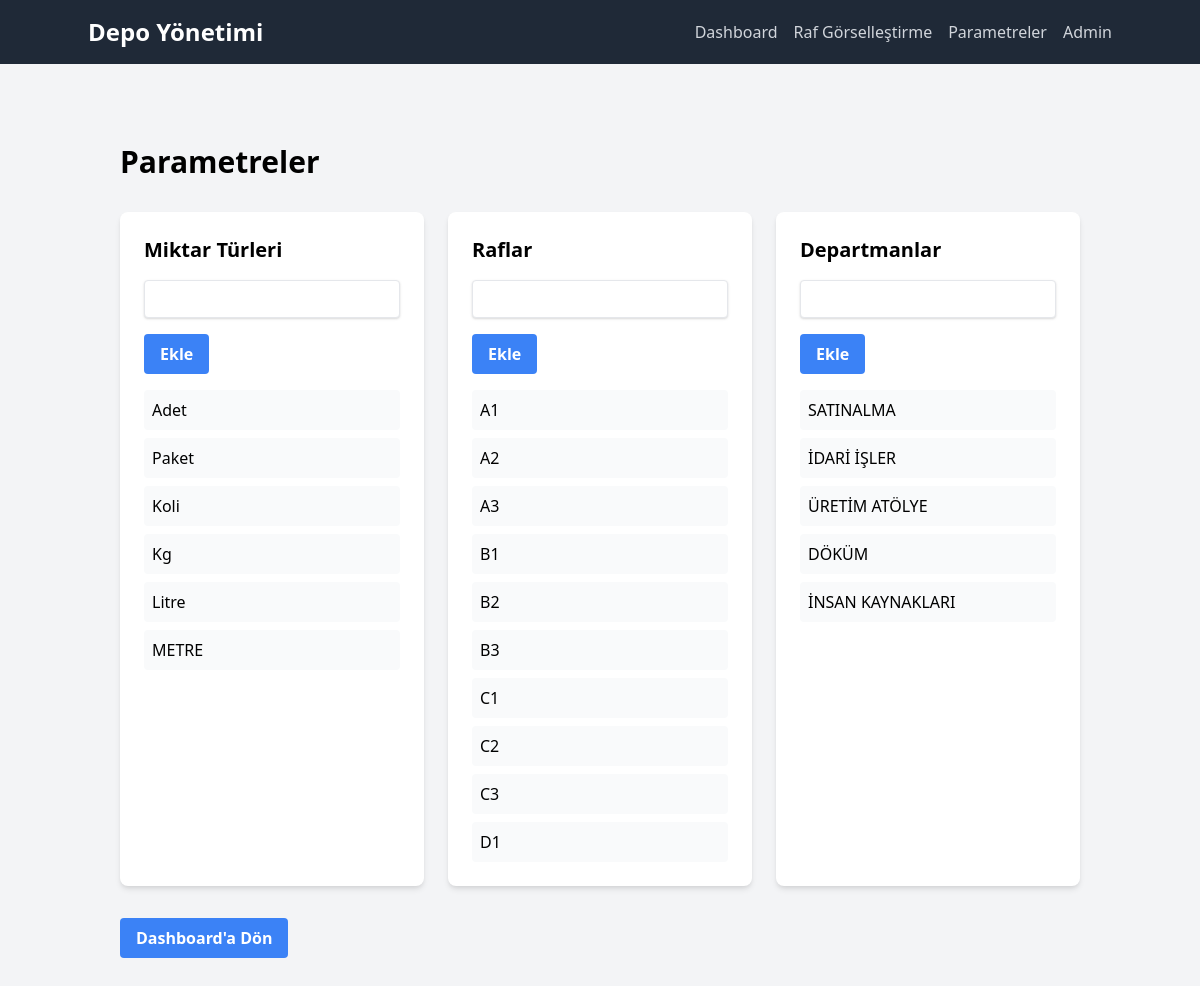
/parameters/, run on an earlier commit of the app's database.
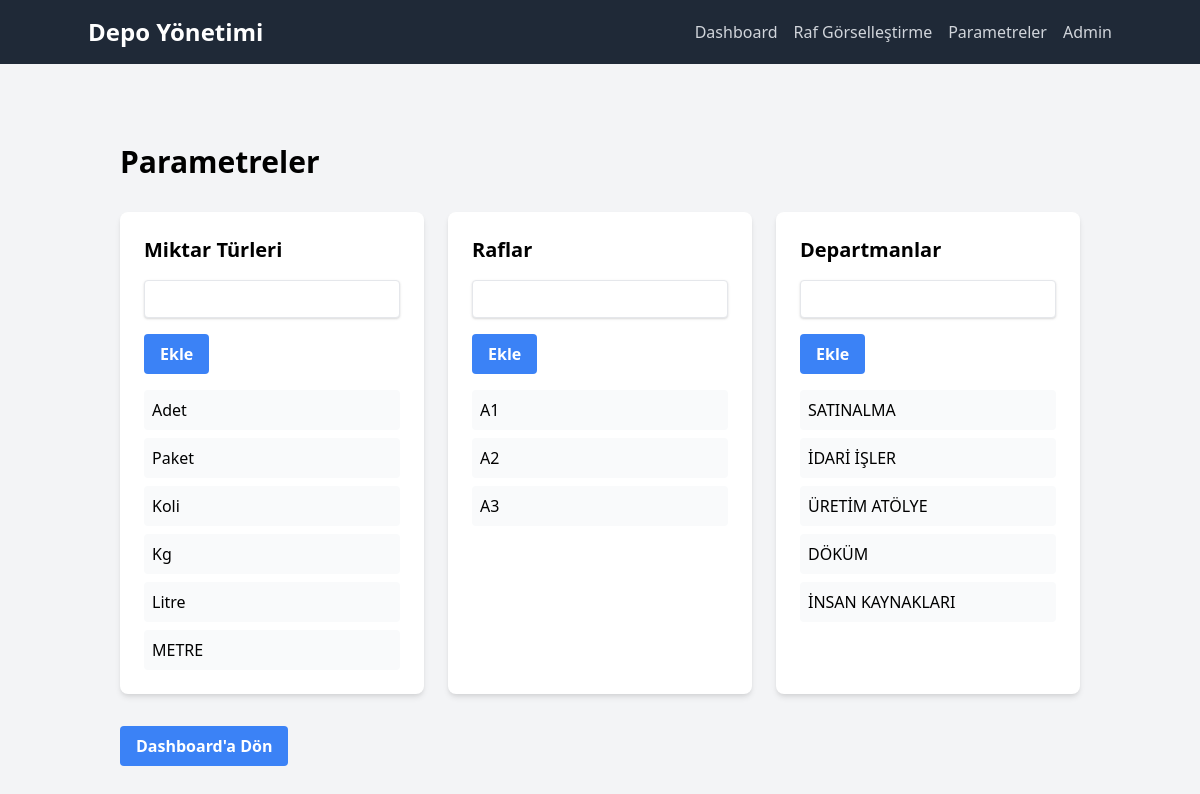
And on a later commit of the database.
### depo/models.py (models this page shows, shortened)
class QuantityType(models.Model):
    name = models.CharField(max_length=50, unique=True, verbose_name="Miktar Türü")
    class Meta:
        verbose_name = "Miktar Türü"
        verbose_name_plural = "Miktar Türleri"

class Shelf(models.Model):
    name = models.CharField(max_length=50, unique=True, verbose_name="Raf Numarası")
    class Meta:
        verbose_name = "Raf"
        verbose_name_plural = "Raflar"

class Department(models.Model):
    name = models.CharField(max_length=100, unique=True, verbose_name="Departman Adı")
    class Meta:
        verbose_name = "Departman"
        verbose_name_plural = "Departmanlar"

### depo/views.py (the view, shortened to what this page needs)
# urls.py: path('parameters/', views.parameters_view, name='parameters'),
def parameters_view(request):
    quantity_types = QuantityType.objects.all()
    shelves = Shelf.objects.all()
    departments = Department.objects.all()
    context = {
        'quantity_types': quantity_types,
        'shelves': shelves,
        'departments': departments,
        'quantity_type_form': QuantityTypeForm(),
        'shelf_form': ShelfForm(),
        'department_form': DepartmentForm(),
    }
    return render(request, 'depo/parameters.html', context)

### depo/forms.py
class QuantityTypeForm(forms.ModelForm):
    class Meta:
        model = QuantityType
        fields = ['name']
        labels = {
            'name': 'Miktar Türü Adı',
        }
        widgets = {
            'name': forms.TextInput(attrs={'class': 'shadow appearance-none border rounded w-full py-2 px-3 text-gray-700 leading-tight focus:outline-none focus:shadow-outline'}),
        }

class ShelfForm(forms.ModelForm):
    class Meta:
        model = Shelf
        fields = ['name']
        labels = {
            'name': 'Raf Numarası',
        }
        widgets = {
            'name': forms.TextInput(attrs={'class': 'shadow appearance-none border rounded w-full py-2 px-3 text-gray-700 leading-tight focus:outline-none focus:shadow-outline'}),
        }

### depo/templates/depo/parameters.html (shortened to what this page needs)
{% extends 'depo/base.html' %}
{% block content %}
<div class="container mx-auto px-4 py-8">
    <h1 class="text-3xl font-bold mb-8">Parametreler</h1>
    <div class="grid grid-cols-1 md:grid-cols-3 gap-6">
        <div class="bg-white rounded-lg shadow-md p-6">
            <h2 class="text-xl font-semibold mb-4">Miktar Türleri</h2>
            <form method="post" class="mb-4">
                <div class="mb-4">
                    {{ quantity_type_form.name }}
                </div>
                <button type="submit" class="bg-blue-500 hover:bg-blue-700 text-white font-bold py-2 px-4 rounded">
                    Ekle
                </button>
            </form>
            <ul class="space-y-2">
                {% for type in quantity_types %}
                <li class="flex justify-between items-center p-2 bg-gray-50 rounded">
                    <span>{{ type.name }}</span>
                </li>
                {% empty %}
                <li class="text-gray-500 italic">Henüz miktar türü eklenmemiş.</li>
                {% endfor %}
            </ul>
        </div>
        <div class="bg-white rounded-lg shadow-md p-6">
            <h2 class="text-xl font-semibold mb-4">Raflar</h2>
            <form method="post" class="mb-4">
                <div class="mb-4">
                    {{ shelf_form.name }}
                </div>
                <button type="submit" class="bg-blue-500 hover:bg-blue-700 text-white font-bold py-2 px-4 rounded">
                    Ekle
                </button>
            </form>
            <ul class="space-y-2">
                {% for shelf in shelves %}
                <li class="flex justify-between items-center p-2 bg-gray-50 rounded">
                    <span>{{ shelf.name }}</span>
                </li>
                {% empty %}
                <li class="text-gray-500 italic">Henüz raf eklenmemiş.</li>
                {% endfor %}
            </ul>
        </div>
        <div class="bg-white rounded-lg shadow-md p-6">
            <h2 class="text-xl font-semibold mb-4">Departmanlar</h2>
            <form method="post" class="mb-4">
                <div class="mb-4">
                    {{ department_form.name }}
                </div>
                <button type="submit" class="bg-blue-500 hover:bg-blue-700 text-white font-bold py-2 px-4 rounded">
                    Ekle
                </button>
            </form>
            <ul class="space-y-2">
                {% for dept in departments %}
                <li class="flex justify-between items-center p-2 bg-gray-50 rounded">
                    <span>{{ dept.name }}</span>
                </li>
                {% empty %}
                <li class="text-gray-500 italic">Henüz departman eklenmemiş.</li>
                {% endfor %}
            </ul>
        </div>
    </div>
    <div class="mt-8">
        <a href="{% url 'dashboard' %}" class="inline-block bg-blue-500 hover:bg-blue-700 text-white font-bold py-2 px-4 rounded">
            Dashboard'a Dön
        </a>
    </div>
</div>
{% endblock %}

What changed in the data, as far as the page shows it:
removed Shelf: name "B1"
removed Shelf: name "B2"
removed Shelf: name "B3"
removed Shelf: name "C1"
removed Shelf: name "C2"
removed Shelf: name "C3"
removed Shelf: name "D1"
